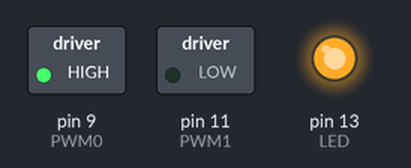
The sketch below on a simulated Arduino Uno, built with avr-gcc and run on an emulated ATmega328P. Shown: switched loads named in the sketch (green lamp = pin HIGH), output pins drawn as LEDs (lit = HIGH).

Above: at 2.5 s.
At 5.5 s:
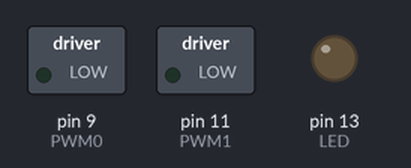
At 8.5 s:
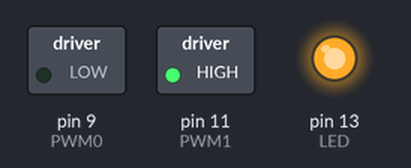
Timing chart, 0 to 15.6 s (numbered marks = the images above):
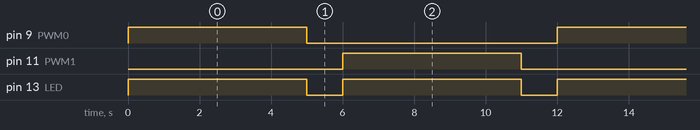

Measured:
- by itself, pin 9 (PWM0), pin 11 (PWM1): alternates HIGH for 5.0 s and LOW for 7.0 s
- by itself, pin 13 (LED): alternates HIGH for 5.0 s and LOW for 1.0 s
- by itself, everything shown: repeats every 12.0 s, in 4 steps

The sketch:

motor_driver.ino
```cpp
/*
reference
	http://www.rt-shop.jp/blog/archives/7087
*/

#define PWM0 9
#define PWM1 11
#define LED 13

void setup() {
        pinMode(PWM0,OUTPUT);
        pinMode(PWM1,OUTPUT);
        pinMode(LED,OUTPUT);
}

void loop() {
        analogWrite(PWM0, 255);
        digitalWrite(LED,HIGH);
        delay(5000);

        analogWrite(PWM0, 0);
        digitalWrite(LED,LOW);
        delay(1000);

        analogWrite(PWM1, 255);
        digitalWrite(LED,HIGH);
        delay(5000);

        analogWrite(PWM1, 0);
        digitalWrite(LED,LOW);
        delay(1000);
}
```
